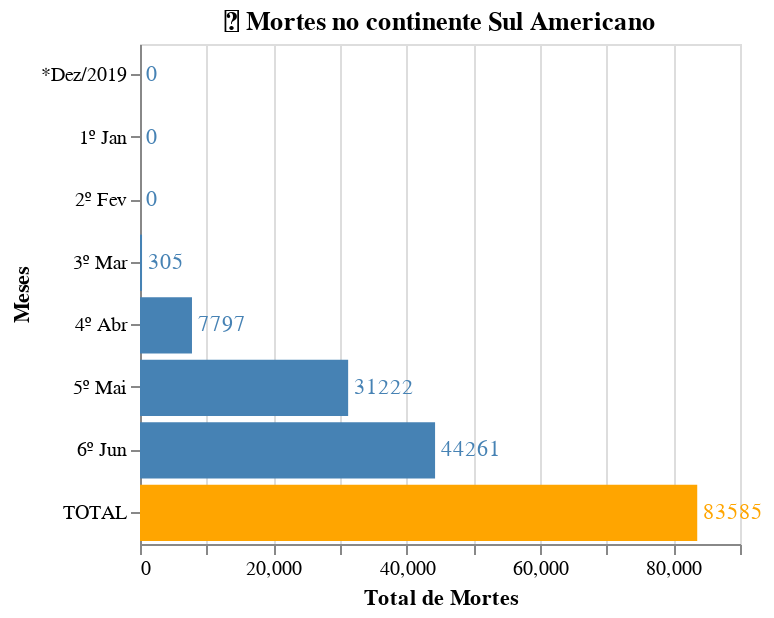

Notebook cell for this chart:
### Code cell
sulAmericano_mortesMeses = gerarGrafico(mortes_sulAmericano, '🗿 Mortes no continente Sul Americano')
sulAmericano_mortesMeses

### Figure 1 — Vega-Lite specification as saved in the notebook (floating-point values rounded to 4 significant figures)
{"config": {"view": {"continuousWidth": 400, "continuousHeight": 300}}, "layer": [{"mark": "bar", "encoding": {"color": {"condition": {"value": "orange", "test": "(datum.Meses === 'TOTAL')"}, "value": "steelblue"}, "x": {"type": "quantitative", "field": "Total de Mortes"}, "y": {"type": "nominal", "field": "Meses"}}, "title": "🗿 Mortes no continente Sul Americano", "width": 300}, {"mark": {"type": "text", "align": "left", "baseline": "middle", "dx": 3}, "encoding": {"color": {"condition": {"value": "orange", "test": "(datum.Meses === 'TOTAL')"}, "value": "steelblue"}, "text": {"type": "quantitative", "field": "Total de Mortes"}, "x": {"type": "quantitative", "field": "Total de Mortes"}, "y": {"type": "nominal", "field": "Meses"}}, "title": "🗿 Mortes no continente Sul Americano", "width": 300}], "data": {"name": "data-2f27622e16cdf1ee2ad5eb61ed3dd65a"}, "height": 250, "$schema": "https://vega.github.io/schema/vega-lite/v4.8.1.json", "datasets": {"data-2f27622e16cdf1ee2ad5eb61ed3dd65a": [{"Meses": "*Dez/2019", "Total de Mortes": 0}, {"Meses": "1º Jan", "Total de Mortes": 0}, {"Meses": "2º Fev", "Total de Mortes": 0}, {"Meses": "3º Mar", "Total de Mortes": 305}, {"Meses": "4º Abr", "Total de Mortes": 7797}, {"Meses": "5º Mai", "Total de Mortes": 31222}, {"Meses": "6º Jun", "Total de Mortes": 44261}, {"Meses": "TOTAL", "Total de Mortes": 83585}]}}
